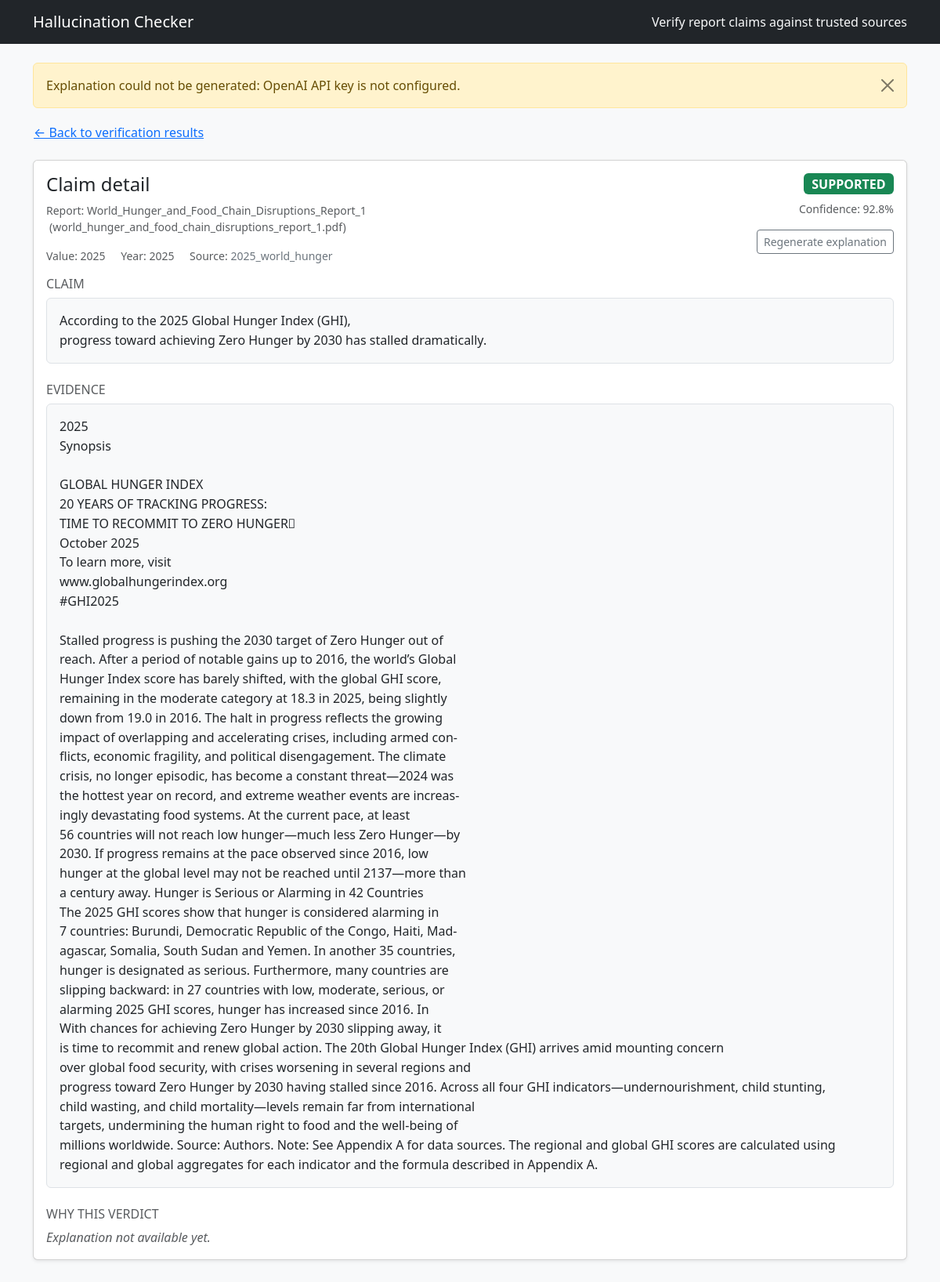
The page /claim/2 on the database as committed earlier.
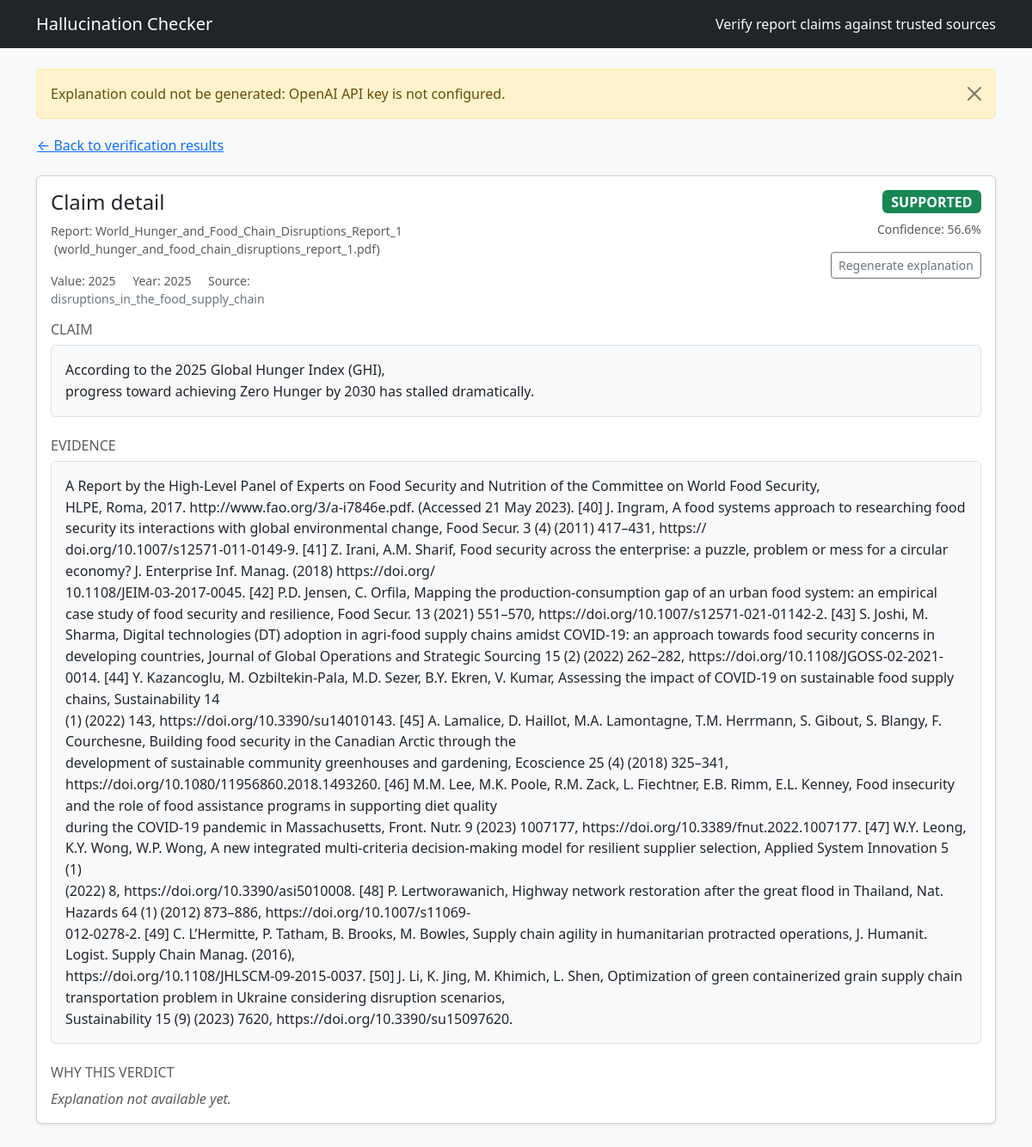
The same page on the database as committed later.
### src/hallcheck/models.py (models this page shows)
class Base(DeclarativeBase):
    """Declarative base class."""

class Document(Base):
    __tablename__ = "documents"
    id: Mapped[int] = mapped_column(Integer, primary_key=True, autoincrement=True)
    kind: Mapped[DocumentKind] = mapped_column(Enum(DocumentKind), nullable=False)
    path: Mapped[str] = mapped_column(String(512), nullable=False)
    title: Mapped[Optional[str]] = mapped_column(String(256), nullable=True)
    year: Mapped[Optional[int]] = mapped_column(Integer, nullable=True)
    chunks: Mapped[List["Chunk"]] = relationship("Chunk", back_populates="document", cascade="all, delete-orphan")
    claims: Mapped[List["Claim"]] = relationship("Claim", back_populates="document", cascade="all, delete-orphan")

class Claim(Base):
    __tablename__ = "claims"
    id: Mapped[int] = mapped_column(Integer, primary_key=True, autoincrement=True)
    doc_id: Mapped[int] = mapped_column(ForeignKey("documents.id"), nullable=False, index=True)
    sentence: Mapped[str] = mapped_column(Text, nullable=False)
    value: Mapped[Optional[float]] = mapped_column(Float, nullable=True)
    units: Mapped[Optional[str]] = mapped_column(String(64), nullable=True)
    year: Mapped[Optional[int]] = mapped_column(Integer, nullable=True)
    meta: Mapped[Optional[dict]] = mapped_column(JSON, nullable=True)
    document: Mapped[Document] = relationship("Document", back_populates="claims")
    verdicts: Mapped[List["Verdict"]] = relationship("Verdict", back_populates="claim", cascade="all, delete-orphan")

class Verdict(Base):
    __tablename__ = "verdicts"
    id: Mapped[int] = mapped_column(Integer, primary_key=True, autoincrement=True)
    claim_id: Mapped[int] = mapped_column(ForeignKey("claims.id"), nullable=False, index=True)
    status: Mapped[VerdictStatus] = mapped_column(Enum(VerdictStatus), nullable=False)
    confidence: Mapped[float] = mapped_column(Float, nullable=False)
    evidence: Mapped[Optional[dict]] = mapped_column(JSON, nullable=True)
    explanation: Mapped[Optional[str]] = mapped_column(Text, nullable=True)
    claim: Mapped[Claim] = relationship("Claim", back_populates="verdicts")

class Chunk(Base):
    __tablename__ = "chunks"
    id: Mapped[int] = mapped_column(Integer, primary_key=True, autoincrement=True)
    doc_id: Mapped[int] = mapped_column(ForeignKey("documents.id"), nullable=False, index=True)
    start: Mapped[int] = mapped_column(Integer, nullable=False)
    end: Mapped[int] = mapped_column(Integer, nullable=False)
    text: Mapped[str] = mapped_column(Text, nullable=False)
    embedding_dim: Mapped[Optional[int]] = mapped_column(Integer, nullable=True)
    document: Mapped[Document] = relationship("Document", back_populates="chunks")

### app.py (the view)
@app.get("/claim/<int:claim_id>")
def claim_detail(claim_id: int):
    try:
        detail = fetch_claim_detail(claim_id)
    except ValueError as exc:
        flash(str(exc), "warning")
        return redirect(url_for("home"))
    except Exception as exc:  # pragma: no cover - defensive handling
        flash(f"Unable to load claim: {exc}", "danger")
        return redirect(url_for("home"))
    if not detail.get("explanation"):
        try:
            detail["explanation"] = get_or_make_explanation(claim_id)
        except Exception as exc:  # pragma: no cover - defensive handling
            flash(f"Explanation could not be generated: {exc}", "warning")
    report_meta = None
    report_doc_id = detail.get("report_doc_id")
    if report_doc_id is not None:
        report_meta = get_report_details(report_doc_id)
    regen_form = RegenerateExplanationForm()
    return render_template("claim_detail.html", detail=detail, report=report_meta, regen_form=regen_form)

### app.py
class RegenerateExplanationForm(FlaskForm):
    submit = SubmitField("Regenerate explanation")

### app.py (called while the page is built)
@app.context_processor
def inject_globals():
    return {"STATUS_BADGES": STATUS_BADGES}

### src/hallcheck/db.py (called while the page is built)
def init_db() -> None:
    from .models import Base  # Imported lazily to avoid circular import
    Base.metadata.create_all(bind=engine)
    _ensure_verdict_explanation_column()

@contextmanager
def get_session() -> Iterator[Session]:
    session = SessionLocal()
    try:
        yield session
        session.commit()
    except Exception:
        session.rollback()
        raise
    finally:
        session.close()

def _ensure_verdict_explanation_column() -> None:
    try:
        with engine.begin() as connection:
            inspector = inspect(connection)
            if "verdicts" not in inspector.get_table_names():
                return
            column_names = {col["name"] for col in inspector.get_columns("verdicts")}
            if "explanation" in column_names:
                return
            connection.execute(text("ALTER TABLE verdicts ADD COLUMN explanation TEXT"))
    except Exception:
        pass

### src/hallcheck/webbridge.py (called while the page is built, shortened)
def get_or_make_explanation(claim_id: int) -> str:
    if not settings.openai_api_key:
        raise RuntimeError("OpenAI API key is not configured.")

def get_report_details(report_doc_id: int) -> dict | None:
    init_db()
    with get_session() as session:
        report = session.scalar(select(Document).where(Document.id == report_doc_id))
        if not report:
            return None
        return {
            "id": report.id,
            "title": report.title or Path(report.path).stem,
            "path": report.path,
            "filename": Path(report.path).name,
        }

def _top_candidate(verdict: Optional[Verdict]) -> Optional[dict]:
    if not verdict or not isinstance(verdict.evidence, dict):
        return None
    candidates = verdict.evidence.get("candidates")
    if not isinstance(candidates, list) or not candidates:
        return None
    first = candidates[0]
    return first if isinstance(first, dict) else None

### templates/claim_detail.html (shortened to what this page needs)
{% extends "layout.html" %}
{% block content %}
<div class="mb-3">
  {% if detail.report_doc_id %}
    <a href="{{ url_for('results', report_doc_id=detail.report_doc_id) }}#claim-{{ detail.claim_id }}" class="btn btn-link px-0">
      &larr; Back to verification results
    </a>
  {% else %}
    <a href="{{ url_for('home') }}" class="btn btn-link px-0">&larr; Back to dashboard</a>
  {% endif %}
</div>
<div class="card shadow-sm mb-4">
  <div class="card-body">
    <div class="d-flex justify-content-between align-items-start flex-column flex-lg-row gap-4 mb-3">
      <div>
        <h1 class="h4 mb-2">Claim detail</h1>
        {% if report %}
          <div class="small text-muted">
            Report: {{ report.title }}
            {% if report.filename %}
              <span class="ms-1 text-lowercase">({{ report.filename }})</span>
            {% endif %}
          </div>
        {% endif %}
        <div class="small text-muted mt-3">
          {% if detail.value is not none %}
            <span>Value: {{ "{:g}".format(detail.value) }}</span>
          {% endif %}
          {% if detail.year %}
            <span class="ms-3">Year: {{ detail.year }}</span>
          {% endif %}
          {% if detail.source_title %}
            <span class="ms-3">
              Source:
              {% if detail.report_doc_id %}
                <a href="{{ url_for('results', report_doc_id=detail.report_doc_id) }}#claim-{{ detail.claim_id }}" class="link-secondary text-decoration-none">
                  {{ detail.source_title }}
                </a>
              {% else %}
                {{ detail.source_title }}
              {% endif %}
            </span>
          {% endif %}
        </div>
      </div>
      <div class="text-lg-end w-100 w-lg-auto">
        {% set badge_class = STATUS_BADGES.get(detail.status, 'bg-secondary') %}
        <span class="badge {{ badge_class }} fs-6">{{ detail.status }}</span>
        {% if detail.confidence is not none %}
          <div class="small text-muted mt-2">Confidence: {{ (detail.confidence * 100) | round(1) }}%</div>
        {% endif %}
        <form action="{{ url_for('claim_regen', claim_id=detail.claim_id) }}" method="post" class="mt-3">
          {{ regen_form.submit(class="btn btn-outline-secondary btn-sm") }}
        </form>
      </div>
    </div>
    <section class="mb-4">
      <h2 class="h6 text-uppercase text-muted">Claim</h2>
      <div class="text-block bg-light border rounded p-3">{{ detail.sentence }}</div>
    </section>
    <section class="mb-4">
      <h2 class="h6 text-uppercase text-muted">Evidence</h2>
      {% if detail.evidence_text %}
        <div class="text-block bg-light border rounded p-3">{{ detail.evidence_text }}</div>
      {% else %}
        <p class="text-muted fst-italic mb-0">No evidence snippet recorded for this claim.</p>
      {% endif %}
    </section>
    <section>
      <h2 class="h6 text-uppercase text-muted">Why this verdict</h2>
      {% if detail.explanation %}
        <div class="text-block">{{ detail.explanation }}</div>
      {% else %}
        <p class="text-muted fst-italic mb-0">Explanation not available yet.</p>
      {% endif %}
    </section>
  </div>
</div>
{% endblock %}

### templates/layout.html (shortened to what this page needs)
<!doctype html>
<html lang="en">
  <head>
    <link href="https://cdn.jsdelivr.net/npm/bootstrap@5.3.3/dist/css/bootstrap.min.css" rel="stylesheet">
    <link rel="stylesheet" href="{{ url_for('static', filename='styles.css') }}">
  </head>
  <body>
    <nav class="navbar navbar-expand-lg bg-dark navbar-dark mb-4">
      <div class="container">
        <a class="navbar-brand" href="{{ url_for('home') }}">Hallucination Checker</a>
        <span class="navbar-text text-light">Verify report claims against trusted sources</span>
      </div>
    </nav>
    <main class="container pb-5">
      {% with messages = get_flashed_messages(with_categories=true) %}
        {% if messages %}
          <div class="flash-stack">
            {% for category, message in messages %}
              <div class="alert alert-{{ category }} alert-dismissible fade show" role="alert">
                {{ message }}
                <button type="button" class="btn-close" data-bs-dismiss="alert" aria-label="Close"></button>
              </div>
            {% endfor %}
          </div>
        {% endif %}
      {% endwith %}
      {% block content %}{% endblock %}
    </main>
  </body>
</html>

### static/styles.css (style rules this page uses)
body { background-color: #f8f9fa; }
.flash-stack .alert { margin-bottom: 0.75rem; }
.text-block { white-space: pre-wrap; font-family: inherit; line-height: 1.55; }

Rows that differ between the two databases and show on the page:
removed Chunk: evidence_text "2025 Synopsis GLOBAL HUNGER INDEX 20 YEARS OF TRACKING PROGRESS: TIME TO RECOMMIT TO ZERO HUNGER\b October 2025 To learn more, visit www.globalhungerindex.org #GHI2025 Stalled progress is pushing the 2030 target of Zero Hunger out of reach. After a period of notable gains up to 2016, the world’s Global Hunger Index score has barely shifted, with the global GHI score, remaining in the moderate category at 18.3 in 2025, being slightly down from 19.0 in 2016. The halt in progress reflects the growing impact of overlapping and accelerating crises, including armed con- flicts, economic fragility, and political disengagement. The climate crisis, no longer episodic, has become a constant…"
changed Verdict "SUPPORTED": (detail.confidence*100)|round(1) "92.8" → "56.6"
now on this page (row unchanged): Chunk: evidence_text "A Report by the High-Level Panel of Experts on Food Security and Nutrition of the Committee on World Food Security, HLPE, Roma, 2017. http://www.fao.org/3/a-i7846e.pdf. (Accessed 21 May 2023). [40] J. Ingram, A food systems approach to researching food security its interactions with global environmental change, Food Secur. 3 (4) (2011) 417–431, https:// doi.org/10.1007/s12571-011-0149-9. [41] Z. Irani, A.M. Sharif, Food security across the enterprise: a puzzle, problem or mess for a circular economy? J. Enterprise Inf. Manag. (2018) https://doi.org/ 10.1108/JEIM-03-2017-0045. [42] P.D. Jensen, C. Orfila, Mapping the production-consumption gap of an urban food system: an empirical case study…"
Other text that changed with them:
{{ detail.source_title }}: "2025_world_hunger" → "disruptions_in_the_food_supply_chain"
